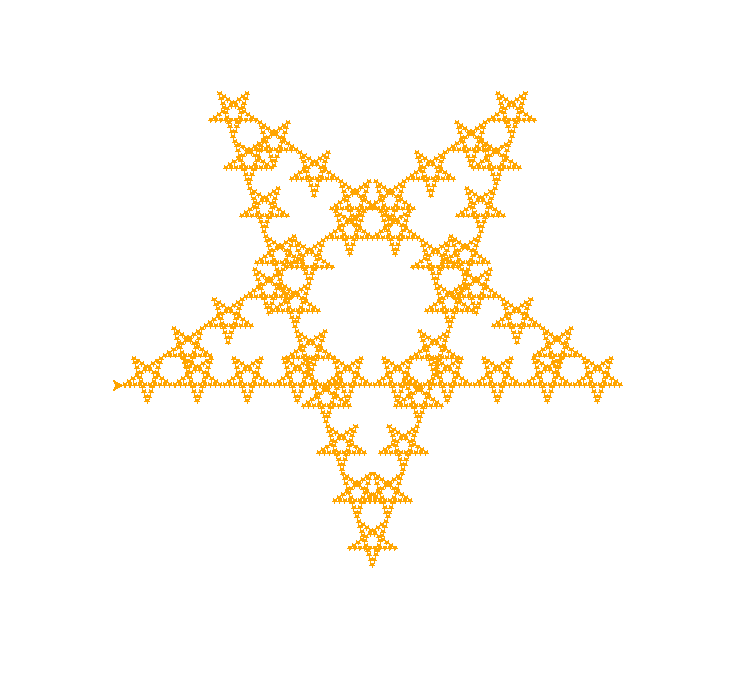

Source code (Python):
import turtle

def stern_klein():
    pen.begin_fill()
    for i in range(5):
        pen.color("orange")
        pen.forward(5)
        pen.left(144)
    pen.end_fill()

def stern_mittel():
    for i in range(5):
        for j in range(10):
            stern_klein()
            pen.up()
            pen.forward(5)
            pen.down()
        pen.left(144)

def stern_gross():
    for i in range(5):
        for j in range(10):
            stern_mittel()
            pen.up()
            pen.forward(50)
            pen.down()
        pen.left(144)

pen = turtle.Turtle()
pen.up()
pen.setpos(-300,0)
pen.right(144)
pen.down()
stern_gross()

#pen.ht()
turtle.Screen().exitonclick()
